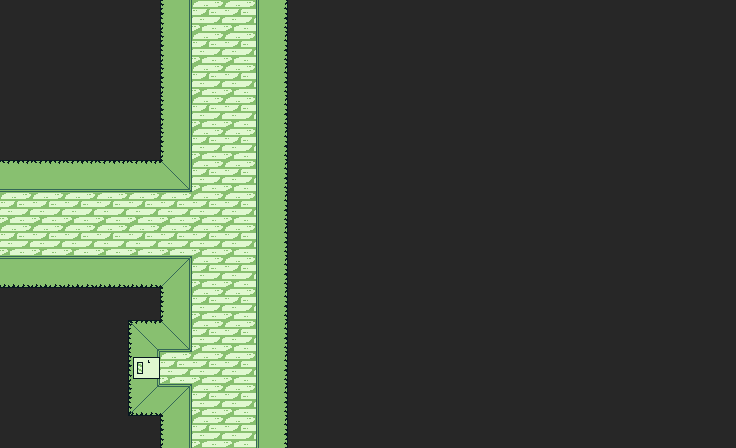

A 2D game scene composited from a Tiled map and its tileset images. What follows is a short description and the map's XML, with every tile layer's data as written:
An orthogonal 23x14 tile map with 32x32 px tiles, 1 tile layer (Vrstva dlaždic 1).

<map version="1.8" tiledversion="1.8.4" orientation="orthogonal" renderorder="right-down" width="23" height="14" tilewidth="32" tileheight="32" infinite="0" nextlayerid="2" nextobjectid="1">
 <tileset firstgid="1" source="../Zdi.tsx" />
 <layer id="1" name="Vrstva dlaždic 1" width="23" height="14">
  <data encoding="csv">
18,18,18,18,18,15,5,5,9,18,18,18,18,18,18,18,18,18,18,18,18,18,18,
18,18,18,18,18,15,5,5,9,18,18,18,18,18,18,18,18,18,18,18,18,18,18,
18,18,18,18,18,15,5,5,9,18,18,18,18,18,18,18,18,18,18,18,18,18,18,
18,18,18,18,18,15,5,5,9,18,18,18,18,18,18,18,18,18,18,18,18,18,18,
18,18,18,18,18,15,5,5,9,18,18,18,18,18,18,18,18,18,18,18,18,18,18,
6,6,6,6,6,17,5,5,9,18,18,18,18,18,18,18,18,18,18,18,18,18,18,
5,5,5,5,5,5,5,5,9,18,18,18,18,18,18,18,18,18,18,18,18,18,18,
5,5,5,5,5,5,5,5,9,18,18,18,18,18,18,18,18,18,18,18,18,18,18,
12,12,12,12,12,14,5,5,9,18,18,18,18,18,18,18,18,18,18,18,18,18,18,
18,18,18,18,18,15,5,5,9,18,18,18,18,18,18,18,18,18,18,18,18,18,18,
18,18,18,18,16,17,5,5,9,18,18,18,18,18,18,18,18,18,18,18,18,18,18,
18,18,18,18,4,5,5,5,9,18,18,18,18,18,18,18,18,18,18,18,18,18,18,
18,18,18,18,13,14,5,5,9,18,18,18,18,18,18,18,18,18,18,18,18,18,18,
18,18,18,18,18,15,5,5,9,18,18,18,18,18,18,18,18,18,18,18,18,18,18
</data>
 </layer>
</map>
